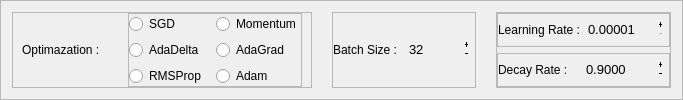
                           <widget class="QFrame" name="frame_optimi">
                            <property name="sizePolicy">
                             <sizepolicy hsizetype="MinimumExpanding" vsizetype="Preferred">
                              <horstretch>0</horstretch>
                              <verstretch>0</verstretch>
                             </sizepolicy>
                            </property>
                            <property name="minimumSize">
                             <size>
                              <width>665</width>
                              <height>0</height>
                             </size>
                            </property>
                            <property name="frameShape">
                             <enum>QFrame::StyledPanel</enum>
                            </property>
                            <property name="frameShadow">
                             <enum>QFrame::Raised</enum>
                            </property>
                            <layout class="QHBoxLayout" name="horizontalLayout_16">
                             <property name="spacing">
                              <number>20</number>
                             </property>
                             <item>
                              <widget class="QFrame" name="frame_11">
                               <property name="minimumSize">
                                <size>
                                 <width>300</width>
                                 <height>0</height>
                                </size>
                               </property>
                               <property name="frameShape">
                                <enum>QFrame::StyledPanel</enum>
                               </property>
                               <property name="frameShadow">
                                <enum>QFrame::Raised</enum>
                               </property>
                               <layout class="QHBoxLayout" name="horizontalLayout_19">
                                <property name="topMargin">
                                 <number>0</number>
                                </property>
                                <property name="bottomMargin">
                                 <number>0</number>
                                </property>
                                <item>
                                 <widget class="QLabel" name="label_12">
                                  <property name="maximumSize">
                                   <size>
                                    <width>100</width>
                                    <height>16777215</height>
                                   </size>
                                  </property>
                                  <property name="font">
                                   <font>
                                    <family>Segoe UI</family>
                                   </font>
                                  </property>
                                  <property name="text">
                                   <string>Optimazation :</string>
                                  </property>
                                 </widget>
                                </item>
                                <item>
                                 <widget class="QFrame" name="frame_12">
                                  <property name="font">
                                   <font>
                                    <family>Segoe UI</family>
                                   </font>
                                  </property>
                                  <property name="frameShape">
                                   <enum>QFrame::StyledPanel</enum>
                                  </property>
                                  <property name="frameShadow">
                                   <enum>QFrame::Raised</enum>
                                  </property>
                                  <layout class="QGridLayout" name="gridLayout">
                                   <property name="leftMargin">
                                    <number>0</number>
                                   </property>
                                   <property name="topMargin">
                                    <number>0</number>
                                   </property>
                                   <property name="rightMargin">
                                    <number>0</number>
                                   </property>
                                   <property name="bottomMargin">
                                    <number>0</number>
                                   </property>
                                   <property name="horizontalSpacing">
                                    <number>10</number>
                                   </property>
                                   <item row="0" column="1">
                                    <widget class="QRadioButton" name="radio_momentum">
                                     <property name="font">
                                      <font>
                                       <family>Segoe UI</family>
                                      </font>
                                     </property>
                                     <property name="text">
                                      <string>Momentum</string>
                                     </property>
                                    </widget>
                                   </item>
                                   <item row="2" column="0">
                                    <widget class="QRadioButton" name="radio_rmsProp">
                                     <property name="font">
                                      <font>
                                       <family>Segoe UI</family>
                                      </font>
                                     </property>
                                     <property name="text">
                                      <string>RMSProp</string>
                                     </property>
                                    </widget>
                                   </item>
                                   <item row="2" column="1">
                                    <widget class="QRadioButton" name="radio_adam">
                                     <property name="font">
                                      <font>
                                       <family>Segoe UI</family>
                                      </font>
                                     </property>
                                     <property name="text">
                                      <string>Adam</string>
                                     </property>
                                    </widget>
                                   </item>
                                   <item row="1" column="0">
                                    <widget class="QRadioButton" name="radio_adaDelta">
                                     <property name="font">
                                      <font>
                                       <family>Segoe UI</family>
                                      </font>
                                     </property>
                                     <property name="text">
                                      <string>AdaDelta</string>
                                     </property>
                                    </widget>
                                   </item>
                                   <item row="0" column="0">
                                    <widget class="QRadioButton" name="radio_sgd">
                                     <property name="font">
                                      <font>
                                       <family>Segoe UI</family>
                                      </font>
                                     </property>
                                     <property name="text">
                                      <string>SGD</string>
                                     </property>
                                    </widget>
                                   </item>
                                   <item row="1" column="1">
                                    <widget class="QRadioButton" name="radio_adaGrad">
                                     <property name="font">
                                      <font>
                                       <family>Segoe UI</family>
                                      </font>
                                     </property>
                                     <property name="text">
                                      <string>AdaGrad</string>
                                     </property>
                                    </widget>
                                   </item>
                                  </layout>
                                 </widget>
                                </item>
                               </layout>
                              </widget>
                             </item>
                             <item>
                              <widget class="QFrame" name="frame_22">
                               <property name="minimumSize">
                                <size>
                                 <width>144</width>
                                 <height>0</height>
                                </size>
                               </property>
                               <property name="frameShape">
                                <enum>QFrame::StyledPanel</enum>
                               </property>
                               <property name="frameShadow">
                                <enum>QFrame::Raised</enum>
                               </property>
                               <layout class="QHBoxLayout" name="horizontalLayout_23">
                                <property name="spacing">
                                 <number>6</number>
                                </property>
                                <property name="leftMargin">
                                 <number>0</number>
                                </property>
                                <property name="rightMargin">
                                 <number>0</number>
                                </property>
                                <item>
                                 <widget class="QLabel" name="label_28">
                                  <property name="maximumSize">
                                   <size>
                                    <width>80</width>
                                    <height>16777215</height>
                                   </size>
                                  </property>
                                  <property name="font">
                                   <font>
                                    <family>Segoe UI</family>
                                   </font>
                                  </property>
                                  <property name="text">
                                   <string>Batch Size :</string>
                                  </property>
                                 </widget>
                                </item>
                                <item>
                                 <widget class="QSpinBox" name="spin_batchSize">
                                  <property name="minimumSize">
                                   <size>
                                    <width>0</width>
                                    <height>25</height>
                                   </size>
                                  </property>
                                  <property name="maximumSize">
                                   <size>
                                    <width>100</width>
                                    <height>16777215</height>
                                   </size>
                                  </property>
                                  <property name="font">
                                   <font>
                                    <family>Segoe UI</family>
                                    <pointsize>10</pointsize>
                                   </font>
                                  </property>
                                  <property name="styleSheet">
                                   <string notr="true">background-color: transparent;
border:None
</string>
                                  </property>
                                  <property name="buttonSymbols">
                                   <enum>QAbstractSpinBox::PlusMinus</enum>
                                  </property>
                                  <property name="minimum">
                                   <number>1</number>
                                  </property>
                                  <property name="maximum">
                                   <number>100</number>
                                  </property>
                                  <property name="value">
                                   <number>32</number>
                                  </property>
                                 </widget>
                                </item>
                               </layout>
                              </widget>
                             </item>
                             <item>
                              <widget class="QFrame" name="frame_21">
                               <property name="minimumSize">
                                <size>
                                 <width>0</width>
                                 <height>0</height>
                                </size>
                               </property>
                               <property name="frameShape">
                                <enum>QFrame::StyledPanel</enum>
                               </property>
                               <property name="frameShadow">
                                <enum>QFrame::Raised</enum>
                               </property>
                               <layout class="QVBoxLayout" name="verticalLayout_34">
                                <property name="leftMargin">
                                 <number>0</number>
                                </property>
                                <property name="topMargin">
                                 <number>0</number>
                                </property>
                                <property name="rightMargin">
                                 <number>0</number>
                                </property>
                                <property name="bottomMargin">
                                 <number>0</number>
                                </property>
                                <item>
                                 <widget class="QFrame" name="frame_6">
                                  <property name="minimumSize">
                                   <size>
                                    <width>160</width>
                                    <height>0</height>
                                   </size>
                                  </property>
                                  <property name="frameShape">
                                   <enum>QFrame::StyledPanel</enum>
                                  </property>
                                  <property name="frameShadow">
                                   <enum>QFrame::Raised</enum>
                                  </property>
                                  <layout class="QHBoxLayout" name="horizontalLayout_17">
                                   <property name="leftMargin">
                                    <number>0</number>
                                   </property>
                                   <property name="topMargin">
                                    <number>0</number>
                                   </property>
                                   <property name="rightMargin">
                                    <number>0</number>
                                   </property>
                                   <property name="bottomMargin">
                                    <number>0</number>
                                   </property>
                                   <item>
                                    <widget class="QLabel" name="label">
                                     <property name="maximumSize">
                                      <size>
                                       <width>16777215</width>
                                       <height>16777215</height>
                                      </size>
                                     </property>
                                     <property name="font">
                                      <font>
                                       <family>Segoe UI</family>
                                      </font>
                                     </property>
                                     <property name="text">
                                      <string>Learning Rate :</string>
                                     </property>
                                     <property name="alignment">
                                      <set>Qt::AlignLeading|Qt::AlignLeft|Qt::AlignVCenter</set>
                                     </property>
                                    </widget>
                                   </item>
                                   <item>
                                    <widget class="QDoubleSpinBox" name="spin_learningRate">
                                     <property name="sizePolicy">
                                      <sizepolicy hsizetype="Preferred" vsizetype="Fixed">
                                       <horstretch>0</horstretch>
                                       <verstretch>0</verstretch>
                                      </sizepolicy>
                                     </property>
                                     <property name="minimumSize">
                                      <size>
                                       <width>0</width>
                                       <height>25</height>
                                      </size>
                                     </property>
                                     <property name="maximumSize">
                                      <size>
                                       <width>16777215</width>
                                       <height>16777215</height>
                                      </size>
                                     </property>
                                     <property name="font">
                                      <font>
                                       <family>Segoe UI</family>
                                       <pointsize>10</pointsize>
                                      </font>
                                     </property>
                                     <property name="styleSheet">
                                      <string notr="true">background-color: transparent;
border:None
</string>
                                     </property>
                                     <property name="buttonSymbols">
                                      <enum>QAbstractSpinBox::PlusMinus</enum>
                                     </property>
                                     <property name="decimals">
                                      <number>5</number>
                                     </property>
                                     <property name="minimum">
                                      <double>0.000010000000000</double>
                                     </property>
                                     <property name="maximum">
                                      <double>100.000000000000000</double>
                                     </property>
                                     <property name="singleStep">
                                      <double>0.001000000000000</double>
                                     </property>
                                     <property name="value">
                                      <double>0.000010000000000</double>
                                     </property>
                                    </widget>
                                   </item>
                                  </layout>
                                 </widget>
                                </item>
                                <item>
                                 <widget class="QFrame" name="frame_10">
                                  <property name="minimumSize">
                                   <size>
                                    <width>150</width>
                                    <height>0</height>
                                   </size>
                                  </property>
                                  <property name="frameShape">
                                   <enum>QFrame::StyledPanel</enum>
                                  </property>
                                  <property name="frameShadow">
                                   <enum>QFrame::Raised</enum>
                                  </property>
                                  <layout class="QHBoxLayout" name="horizontalLayout_18">
                                   <property name="spacing">
                                    <number>6</number>
                                   </property>
                                   <property name="leftMargin">
                                    <number>0</number>
                                   </property>
                                   <property name="topMargin">
                                    <number>0</number>
                                   </property>
                                   <property name="rightMargin">
                                    <number>0</number>
                                   </property>
                                   <property name="bottomMargin">
                                    <number>0</number>
                                   </property>
                                   <item>
                                    <widget class="QLabel" name="label_4">
                                     <property name="maximumSize">
                                      <size>
                                       <width>80</width>
                                       <height>16777215</height>
                                      </size>
                                     </property>
                                     <property name="font">
                                      <font>
                                       <family>Segoe UI</family>
                                      </font>
                                     </property>
                                     <property name="text">
                                      <string>Decay Rate :</string>
                                     </property>
                                     <property name="alignment">
                                      <set>Qt::AlignLeading|Qt::AlignLeft|Qt::AlignVCenter</set>
                                     </property>
                                    </widget>
                                   </item>
                                   <item>
                                    <widget class="QDoubleSpinBox" name="spin_decayRate">
                                     <property name="minimumSize">
                                      <size>
                                       <width>0</width>
                                       <height>25</height>
                                      </size>
                                     </property>
                                     <property name="maximumSize">
                                      <size>
                                       <width>100</width>
                                       <height>16777215</height>
                                      </size>
                                     </property>
                                     <property name="font">
                                      <font>
                                       <family>Segoe UI</family>
                                       <pointsize>10</pointsize>
                                      </font>
                                     </property>
                                     <property name="styleSheet">
                                      <string notr="true">background-color: transparent;
border:None
</string>
                                     </property>
                                     <property name="buttonSymbols">
                                      <enum>QAbstractSpinBox::PlusMinus</enum>
                                     </property>
                                     <property name="decimals">
                                      <number>4</number>
                                     </property>
                                     <property name="maximum">
                                      <double>1.000000000000000</double>
                                     </property>
                                     <property name="singleStep">
                                      <double>0.000100000000000</double>
                                     </property>
                                     <property name="value">
                                      <double>0.900000000000000</double>
                                     </property>
                                    </widget>
                                   </item>
                                  </layout>
                                 </widget>
                                </item>
                               </layout>
                              </widget>
                             </item>
                            </layout>
                           </widget>
